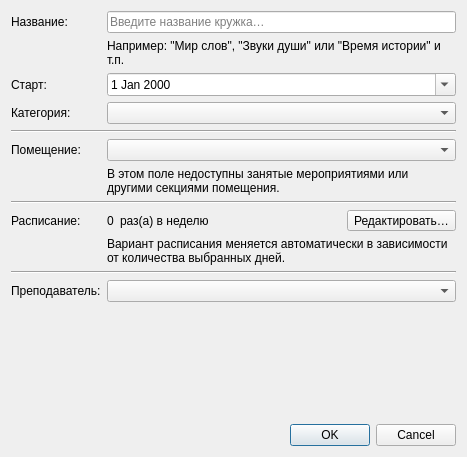
<?xml version="1.0" encoding="UTF-8"?>
<ui version="4.0">
 <class>Dialog</class>
 <widget class="QDialog" name="Dialog">
  <property name="geometry">
   <rect>
    <x>0</x>
    <y>0</y>
    <width>467</width>
    <height>457</height>
   </rect>
  </property>
  <property name="windowTitle">
   <string>Регистрация секции</string>
  </property>
  <layout class="QVBoxLayout" name="verticalLayout">
   <item>
    <layout class="QFormLayout" name="formLayout_2">
     <item row="0" column="0">
      <widget class="QLabel" name="label_5">
       <property name="text">
        <string>Название:</string>
       </property>
      </widget>
     </item>
     <item row="0" column="1">
      <widget class="QLineEdit" name="titleLineEdit">
       <property name="maxLength">
        <number>256</number>
       </property>
       <property name="placeholderText">
        <string>Введите название кружка…</string>
       </property>
       <property name="clearButtonEnabled">
        <bool>true</bool>
       </property>
      </widget>
     </item>
     <item row="1" column="1">
      <widget class="QLabel" name="label_12">
       <property name="text">
        <string>Например: &quot;Мир слов&quot;, &quot;Звуки души&quot; или &quot;Время истории&quot; и т.п.</string>
       </property>
       <property name="wordWrap">
        <bool>true</bool>
       </property>
      </widget>
     </item>
     <item row="2" column="0">
      <widget class="QLabel" name="label_8">
       <property name="text">
        <string>Старт:</string>
       </property>
      </widget>
     </item>
     <item row="2" column="1">
      <widget class="QDateEdit" name="startDateEdit">
       <property name="calendarPopup">
        <bool>true</bool>
       </property>
      </widget>
     </item>
     <item row="3" column="0">
      <widget class="QLabel" name="label_6">
       <property name="text">
        <string>Категория:</string>
       </property>
      </widget>
     </item>
     <item row="3" column="1">
      <widget class="QComboBox" name="typeComboBox">
       <property name="placeholderText">
        <string>Не выбрано</string>
       </property>
      </widget>
     </item>
     <item row="5" column="0">
      <widget class="QLabel" name="label_11">
       <property name="text">
        <string>Помещение:</string>
       </property>
      </widget>
     </item>
     <item row="5" column="1">
      <widget class="QComboBox" name="locationComboBox">
       <property name="placeholderText">
        <string>Не выбрано</string>
       </property>
      </widget>
     </item>
     <item row="8" column="0">
      <widget class="QLabel" name="label">
       <property name="text">
        <string>Расписание:</string>
       </property>
      </widget>
     </item>
     <item row="8" column="1">
      <layout class="QHBoxLayout" name="horizontalLayout">
       <item>
        <widget class="QLabel" name="scheduleTypeLabel">
         <property name="text">
          <string>0</string>
         </property>
        </widget>
       </item>
       <item>
        <widget class="QLabel" name="label_10">
         <property name="text">
          <string>раз(а) в неделю</string>
         </property>
        </widget>
       </item>
       <item>
        <spacer name="horizontalSpacer">
         <property name="orientation">
          <enum>Qt::Horizontal</enum>
         </property>
         <property name="sizeHint" stdset="0">
          <size>
           <width>40</width>
           <height>20</height>
          </size>
         </property>
        </spacer>
       </item>
       <item>
        <widget class="QToolButton" name="editScheduleButton">
         <property name="text">
          <string>Редактировать…</string>
         </property>
        </widget>
       </item>
      </layout>
     </item>
     <item row="9" column="1">
      <widget class="QLabel" name="label_13">
       <property name="text">
        <string>Вариант расписания меняется автоматически в зависимости от количества выбранных дней.</string>
       </property>
       <property name="wordWrap">
        <bool>true</bool>
       </property>
      </widget>
     </item>
     <item row="11" column="0">
      <widget class="QLabel" name="label_7">
       <property name="text">
        <string>Преподаватель:</string>
       </property>
      </widget>
     </item>
     <item row="11" column="1">
      <widget class="QComboBox" name="teacherComboBox">
       <property name="placeholderText">
        <string>Не выбрано</string>
       </property>
      </widget>
     </item>
     <item row="6" column="1">
      <widget class="QLabel" name="label_2">
       <property name="text">
        <string>В этом поле недоступны занятые мероприятиями или другими секциями помещения.</string>
       </property>
       <property name="wordWrap">
        <bool>true</bool>
       </property>
      </widget>
     </item>
     <item row="7" column="0" colspan="2">
      <widget class="Line" name="line">
       <property name="orientation">
        <enum>Qt::Horizontal</enum>
       </property>
      </widget>
     </item>
     <item row="10" column="0" colspan="2">
      <widget class="Line" name="line_2">
       <property name="orientation">
        <enum>Qt::Horizontal</enum>
       </property>
      </widget>
     </item>
     <item row="4" column="0" colspan="2">
      <widget class="Line" name="line_4">
       <property name="orientation">
        <enum>Qt::Horizontal</enum>
       </property>
      </widget>
     </item>
    </layout>
   </item>
   <item>
    <spacer name="verticalSpacer">
     <property name="orientation">
      <enum>Qt::Vertical</enum>
     </property>
     <property name="sizeHint" stdset="0">
      <size>
       <width>20</width>
       <height>40</height>
      </size>
     </property>
    </spacer>
   </item>
   <item>
    <widget class="QDialogButtonBox" name="buttonBox">
     <property name="orientation">
      <enum>Qt::Horizontal</enum>
     </property>
     <property name="standardButtons">
      <set>QDialogButtonBox::Cancel|QDialogButtonBox::Ok</set>
     </property>
    </widget>
   </item>
  </layout>
 </widget>
 <resources/>
 <connections>
  <connection>
   <sender>buttonBox</sender>
   <signal>accepted()</signal>
   <receiver>Dialog</receiver>
   <slot>accept()</slot>
   <hints>
    <hint type="sourcelabel">
     <x>248</x>
     <y>254</y>
    </hint>
    <hint type="destinationlabel">
     <x>157</x>
     <y>274</y>
    </hint>
   </hints>
  </connection>
  <connection>
   <sender>buttonBox</sender>
   <signal>rejected()</signal>
   <receiver>Dialog</receiver>
   <slot>reject()</slot>
   <hints>
    <hint type="sourcelabel">
     <x>316</x>
     <y>260</y>
    </hint>
    <hint type="destinationlabel">
     <x>286</x>
     <y>274</y>
    </hint>
   </hints>
  </connection>
 </connections>
</ui>
